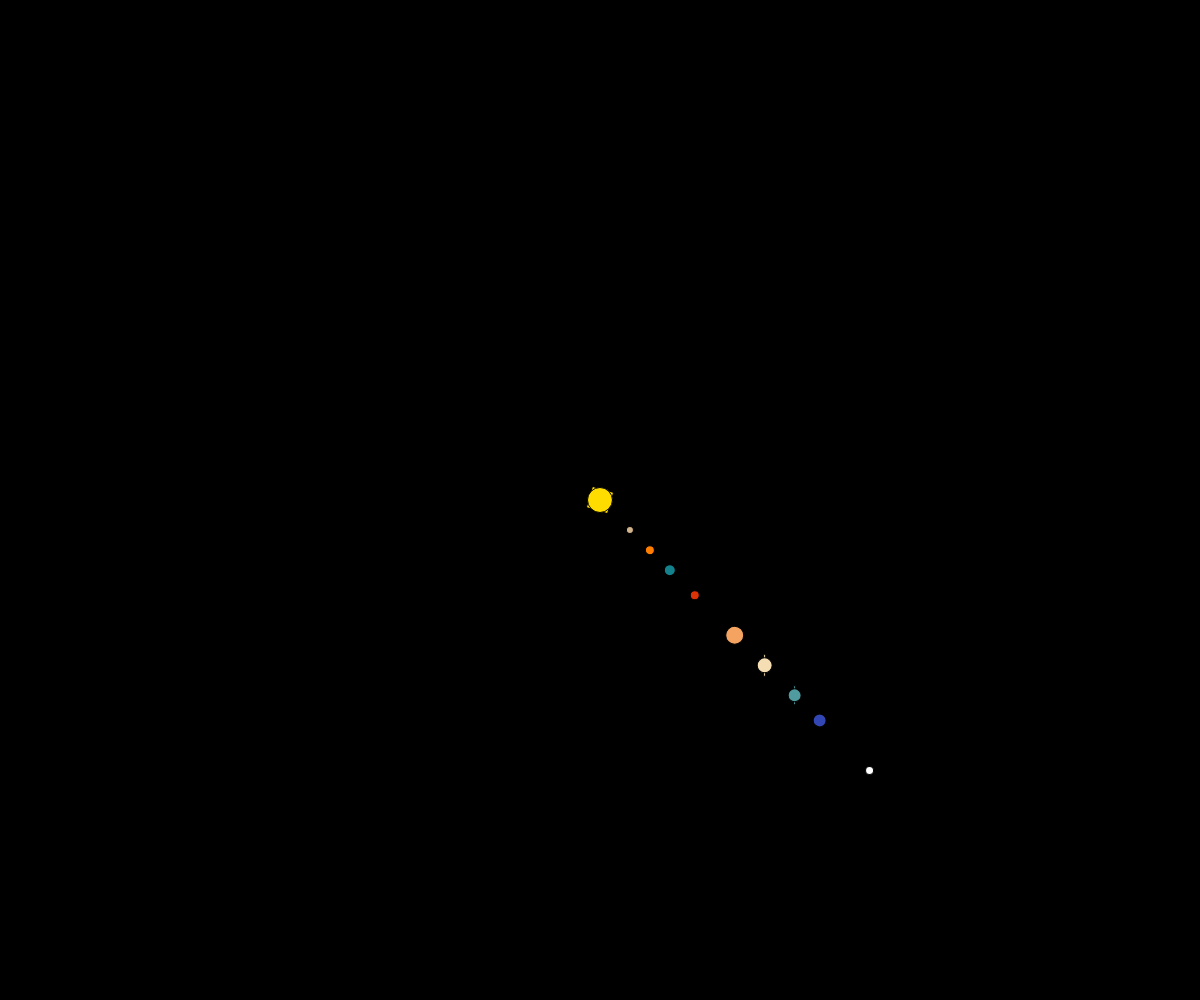
Frame 1 (no input)
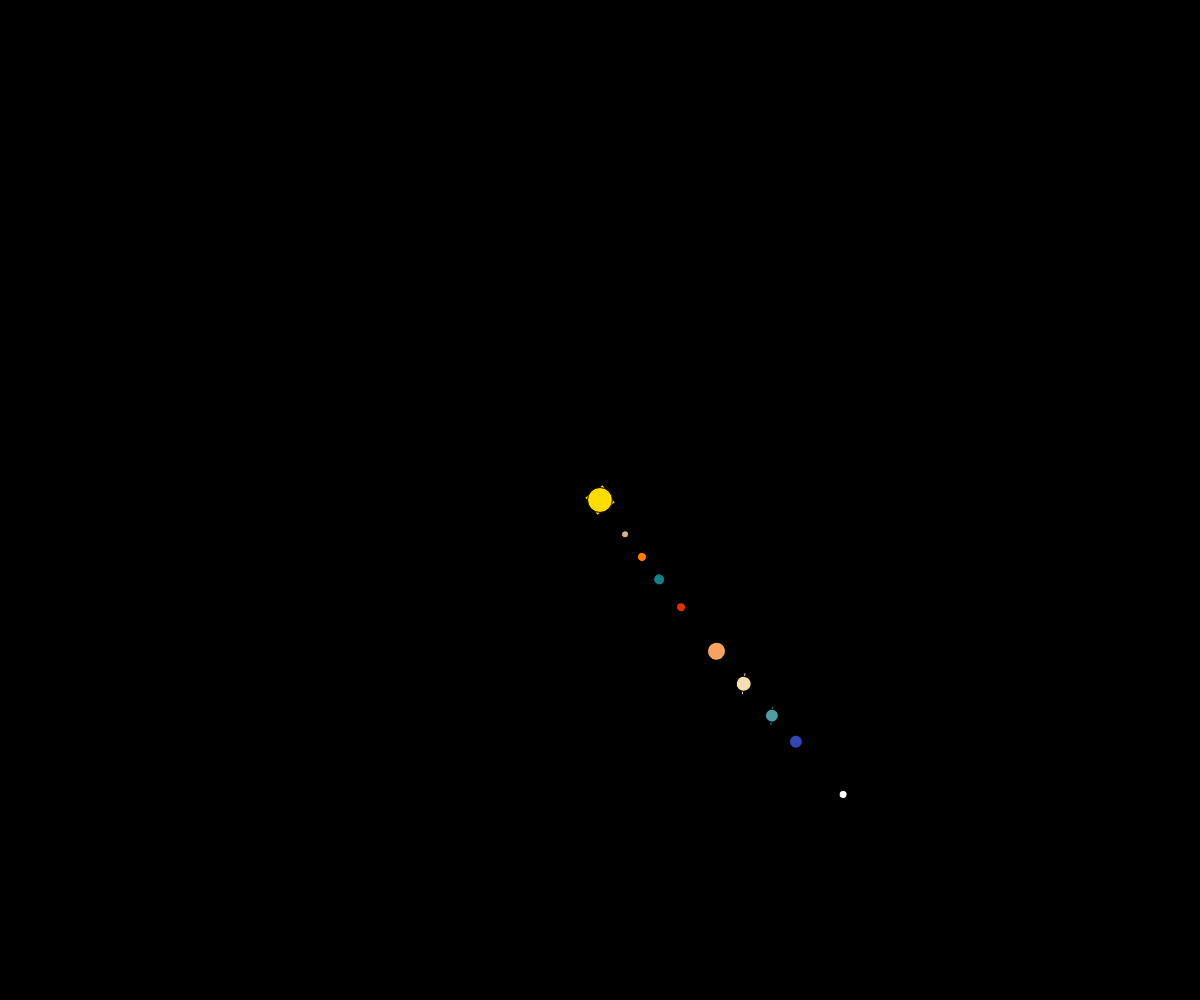
Frame 60 (no input)
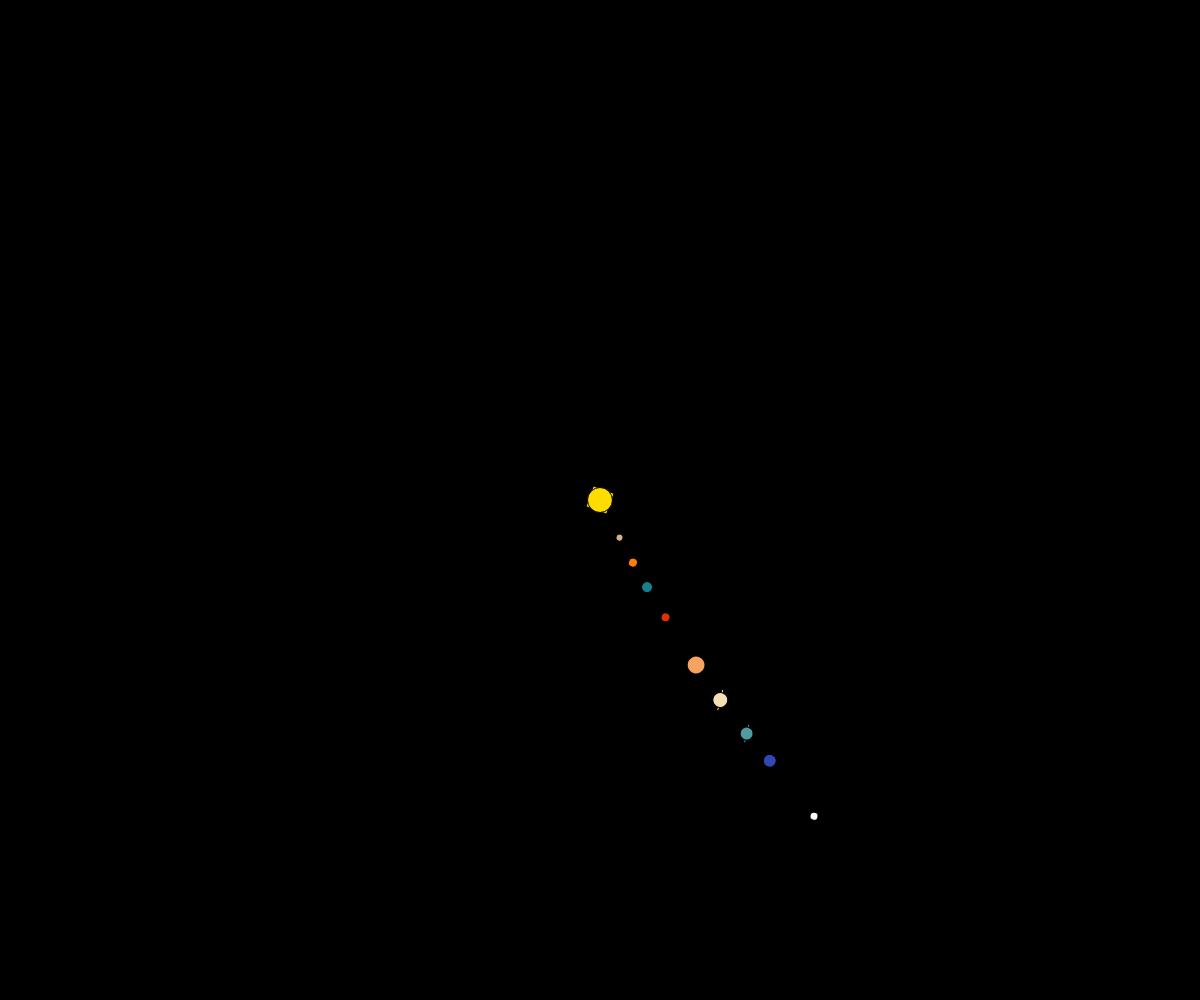
Frame 120 (the mouse pressed at the canvas centre since frame 60)

The p5.js sketch that drew these frames (run headless with seeded random() and noise() and a simulated clock; from frame 60 on, the mouse is pressed at the canvas centre):

// p5.js sketch
// ── sketch.js
function setup() { 								// put setup code here
	createCanvas(windowWidth,windowHeight); 	//création d'un fond qui prend tout l'écran	
	rectMode(CENTER);							//rectangle au centre de l'écran
	
}

function draw() { 					// put drawing code here
	
	background(0,0,0);				//fond noir
	
	translate(width/2, height/2); 	//coin supérieur gauche du rectangle au milieu de l'écran
	push();							//push et pop pour que chaque forme tourne independemment des autres
	rotate(millis()/60); 			//rotation du rectangle (un tour complet = 2PI), PI/4 = rectangle sur sa pointe
	fill(255,220,0);			 	//rayons du soleil
	rect(0,0,22,22);				//dimension du rectangle
	pop();
	
	translate(0,0);
	fill(255,220,0);				//jaune SOLEIL
	circle(0,0,25);
	
	translate(0,0);
	push();
	rotate(millis()/6500);			//millis tout seul = rotation super rapide
	let a = color ('tan');
	fill(a);						//tan MERCURE
	circle(30,30,7);
	pop();
	
	translate(0,0);
	push();
	rotate(millis()/6650);			//orange VENUS
	fill(255,125,0);				
	circle(50,50,9);
	pop(0);
	
	translate(0,0);
	push();
	rotate(millis()/6900);			//bleu TERRE
	fill(20,130,140);				
	circle(70,70,11);
	pop(0);
	
	translate(0,0);
	push();
	rotate(millis()/7250);			//rouge MARS
	fill(220,50,5);				
	circle(95,95,9);
	pop(0);
	
	translate(0,0);
	push();
	rotate(millis()/7750);			//sandybrown JUPITER		
	let b = color ('sandybrown');
	fill(b);
	circle(135,135,18);
	pop(0);
	
	translate(0,0);
	push();
	rotate(millis()/8200);			//auréole de Saturne
	let c = color ('wheat');
	fill(c);				
	rect(165,165,2,22);
	pop(0);
	
	translate(0,0);
	push();
	rotate(millis()/8200);			//wheat SATURNE
	fill(c);				
	circle(165,165,15);
	pop(0);
	
	translate(0,0);
	push();
	rotate(millis()/8900);			//auréole d'Uranus
	fill(80,155,160);				
	rect(195,195,2,19);
	pop(0);
	
	
	translate(0,0);
	push();
	rotate(millis()/8900);			//bleu clair URANUS
	fill(80,155,160);				
	circle(195,195,13);
	pop(0);
	
	translate(0,0);
	push();
	rotate(millis()/9600);			//bleu foncé NEPTUNE
	fill(50,70,180);				
	circle(220,220,13);
	pop(0);
	
	translate(0,0);
	push();
	rotate(millis()/10500);			//blanc PLUTON
	fill(255);				
	circle(270,270,8);
	pop(0);
	
}
